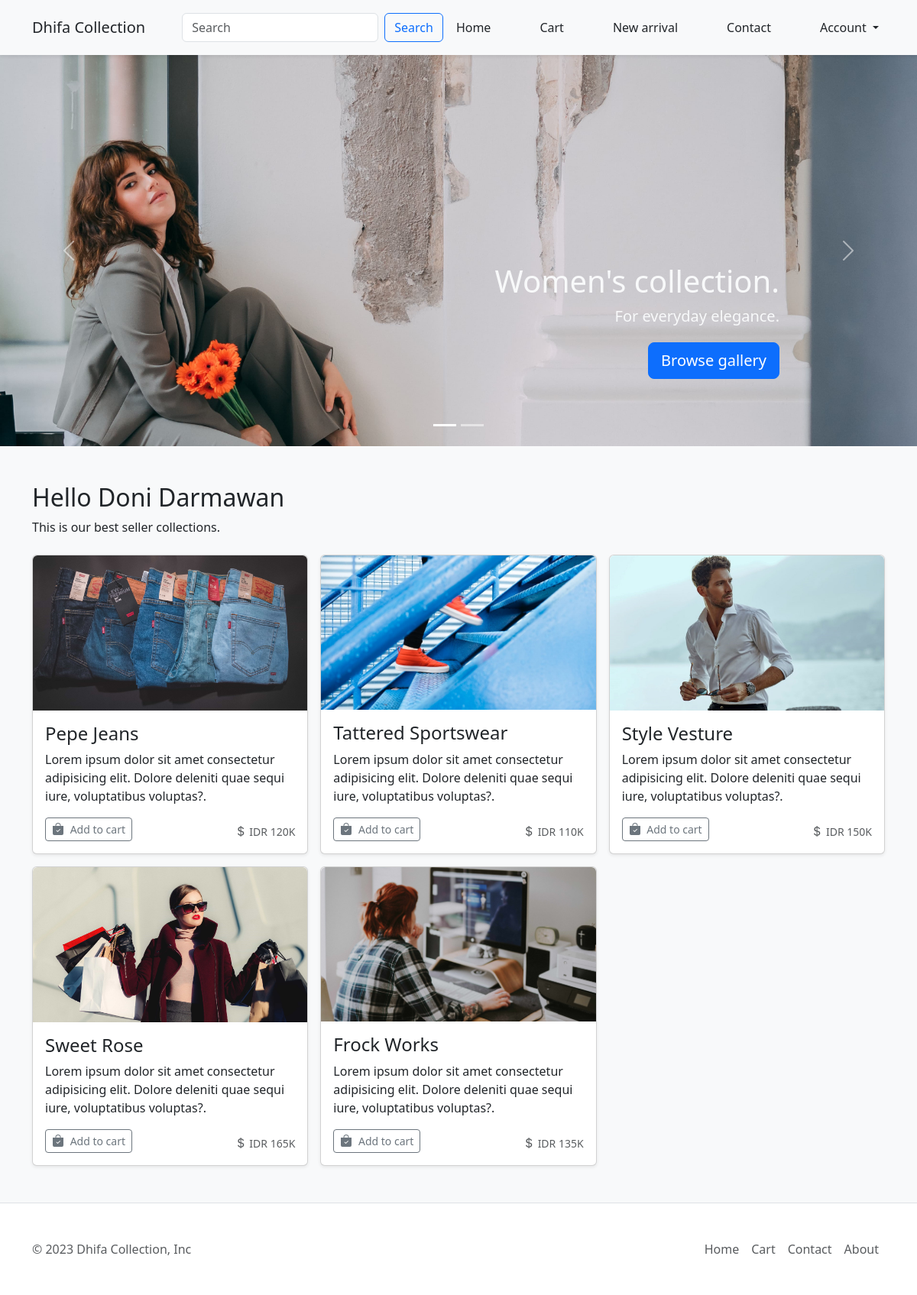
/ (signed in), run on an earlier commit of the app's database.
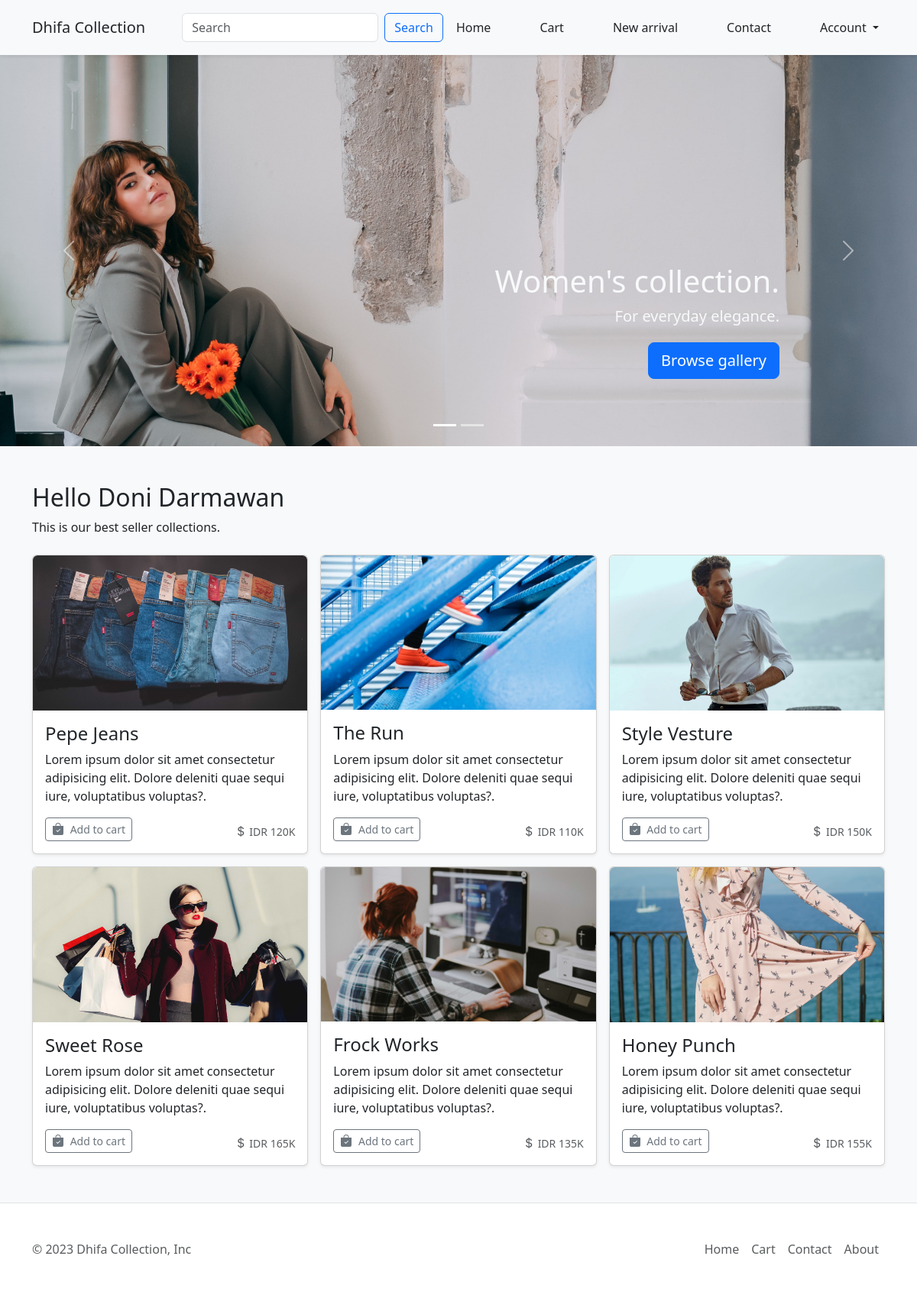
And on a later commit of the database.
### tables this page shows
CREATE TABLE `products` (
  `product_id` int(11) NOT NULL AUTO_INCREMENT,
  `name` varchar(100) NOT NULL,
  `price` bigint(20) NOT NULL,
  `qty` int(11) NOT NULL,
  PRIMARY KEY (`product_id`)
);

### src/Controller/HomeController.php (called while the page is built, shortened)
<?php
class HomeController
{
    public function home()
    {
        $connection = Database::get_connection();
        $sql = "SELECT product_id, name, price FROM products";
        $statement = $connection->prepare($sql);
        $statement->execute();
        $products = $statement->fetchAll();
        $model = [
            "title" => "Dhifa Collection",
            "content" => "Dhifa Collection",
            "navbar" => Navbar::get_navbar(),
            "products" => $products
        ];
        View::render("HomeController/home", $model);
    }
}

### public/index.php (called while the page is built, shortened)
<?php
Router::run();

### src/App/View.php (called while the page is built, shortened)
<?php
class View
{
    public static function render(string $path, array $model)
    {
        require_once __DIR__ . "/../View/" . $path . ".php";
    }
}

### src/View/HomeController/home.php (the view, shortened to what this page needs)
<!DOCTYPE html>
<html lang="en">
<head>
    <link href="https://cdn.jsdelivr.net/npm/bootstrap@5.3.0/dist/css/bootstrap.min.css" rel="stylesheet">
</head>
<body>
    <?= $model["navbar"]; ?>
    <div id="myCarousel" class="carousel slide mb-0" data-bs-ride="carousel" data-bs-theme="light">
        <div class="carousel-indicators">
            <button type="button" data-bs-target="#myCarousel" data-bs-slide-to="0" class="active" aria-current="true" aria-label="Slide 1"></button>
            <button type="button" data-bs-target="#myCarousel" data-bs-slide-to="1" aria-label="Slide 2"></button>
        </div>
        <div class="carousel-inner">
            <div style="background-image: url('img/womens.jpg'); background-size: cover;" class="carousel-item active">
                <div class="container">
                    <div class="carousel-caption text-end text-light ">
                        <h1>Women's collection.</h1>
                        <p>For everyday elegance.</p>
                        <p><a class="btn btn-lg btn-primary" href="#">Browse gallery</a></p>
                    </div>
                </div>
            </div>
        </div>
        <button class="carousel-control-prev" type="button" data-bs-target="#myCarousel" data-bs-slide="prev">
            <span class="carousel-control-prev-icon" aria-hidden="true"></span>
        </button>
        <button class="carousel-control-next" type="button" data-bs-target="#myCarousel" data-bs-slide="next">
            <span class="carousel-control-next-icon" aria-hidden="true"></span>
        </button>
    </div>
    <div class="album py-5 bg-body-tertiary">
        <div class="container">
            <h2>
                Hello <?= $_SESSION["fullname"] ?>
            </h2>
            <p class="mb-4 text-lg-start">This is our best seller collections.</p>
            <div class="row row-cols-1 row-cols-sm-2 row-cols-lg-3 g-3">
                <?php
                foreach ($model["products"] as $product) {
                ?>
                    <div class="col">
                        <div class="card  shadow-sm">
                            <img class="rounded-top img-fluid" src="img/<?php echo $product["product_id"] ?>.jpg" alt="<?php echo $product["name"] ?>">
                            <div class="card-body">
                                <h4><?php echo $product["name"] ?></h4>
                                <p class="card-text">Lorem ipsum dolor sit amet consectetur adipisicing elit. Dolore deleniti quae sequi iure, voluptatibus voluptas?.</p>
                                <div class="d-flex justify-content-between align-items-center">
                                    <div class="btn-group">
                                        <button product_id="<?php echo $product["product_id"] ?>" product_name="<?php echo $product["name"] ?>" price="<?php echo $product["price"] ?>" type="button" class="myButton btn btn-sm btn-outline-secondary">
                                            Add to cart</button>
                                    </div>
                                    <small class="text-body-secondary">
                                        IDR
                                        <?php echo $product["price"] ?>K
                                    </small>
                                </div>
                            </div>
                        </div>
                    </div>
                <?php
                }
                ?>
            </div>
        </div>
    </div>
    <div class="border-top">
        <div class="container">
            <footer class="d-flex flex-wrap justify-content-between align-items-center py-3 my-4 ">
                <p class="col-md-4 mb-0 text-body-secondary">&copy; 2023 Dhifa Collection, Inc</p>
                <ul class="nav col-md-4 justify-content-end">
                    <li class="nav-item"><a href="#" class="nav-link px-2 text-body-secondary">Home</a></li>
                    <li class="nav-item"><a href="#" class="nav-link px-2 text-body-secondary">Cart</a></li>
                    <li class="nav-item"><a href="#" class="nav-link px-2 text-body-secondary">Contact</a></li>
                    <li class="nav-item"><a href="#" class="nav-link px-2 text-body-secondary">About</a></li>
                </ul>
            </footer>
        </div>
    </div>
</body>
</html>

### src/App/Router.php (shortened to what this page needs)
<?php
class Router
{
    private static array $routes = [];
    public static function add(
        string $method,
        string $path,
        string $controller,
        string $function,
        array $middleware = [],
    ): void {
        self::$routes[] = [
            'method' => $method,
            'path' => $path,
            'controller' => $controller,
            'function' => $function,
            'middleware' => $middleware
        ];
    }
    public static function run(): void
    {
        $path = "/";
        $method = $_SERVER["REQUEST_METHOD"];
        foreach (self::$routes as $route) {
            if ($path == $route['path'] && $method == $route['method']) {
                $function = $route["function"];
                $controller = new $route["controller"];
                $controller->$function();
                return;
            }
        }
    }
}

### src/View/Navbar.php (shortened to what this page needs)
<?php
class Navbar
{
    public static function get_navbar(): string
    {
        return  <<<NAVBAR
        <nav class="sticky-top navbar navbar-expand-lg bg-body-tertiary zindex-fixed shadow-sm">
            <div class="container py-2">
                <a class="text-dark fw-medium me-xl-5 me-lg-3 navbar-brand" href="#">Dhifa Collection</a>
                <button class="focus-ring navbar-toggler" style="--bs-focus-ring-width: 0" type="button" data-bs-toggle="collapse" data-bs-target="#navbarSupportedContent" aria-controls="navbarSupportedContent" aria-expanded="false" aria-label="Toggle navigation">
                    <span class="navbar-toggler-icon"></span>
                </button>
                <div class="mt-4 mt-lg-0 collapse navbar-collapse" id="navbarSupportedContent">
                    <form class="d-flex" role="search">
                        <input class="form-control me-2" type="search" placeholder="Search" aria-label="Search">
                        <button class="btn btn-outline-primary" type="submit">Search</button>
                    </form>
                    <ul class="navbar-nav ms-auto mb-2 mb-lg-0">
                        <li class="nav-item me-xl-5 me-lg-3">
                            <a class="text-dark nav-link" aria-current="page" href="/">Home</a>
                        </li>
                        <li class="nav-item me-xl-5 me-lg-3">
                            <a class="text-dark nav-link" href="cart">Cart</a>
                        </li>
                        <li class="nav-item me-xl-5 me-lg-3">
                            <a class="text-dark nav-link" href="/products">New arrival</a>
                        </li>
                        <li class="nav-item me-xl-5 me-lg-3">
                            <a class="text-dark nav-link" href="#">Contact</a>
                        </li>
                        <li class="nav-item dropdown">
                            <a class="text-dark nav-link dropdown-toggle" href="#" role="button" data-bs-toggle="dropdown" aria-expanded="false">
                                Account
                            </a>
                            <ul class="dropdown-menu">
                                <li><a class="text-dark dropdown-item" href="#">Edit Account</a></li>
                                <li><a class="text-light bg-danger dropdown-item" href="/logout">Logout</a></li>
                            </ul>
                        </li>
                    </ul>
                </div>
            </div>
        </nav>
        NAVBAR;
    }
}

### src/View/HomeController/home.php (style rules this page uses)
.bi { vertical-align: -.125em; fill: currentColor; }
.carousel { margin-bottom: 4rem; }
.carousel-caption { bottom: 3rem; z-index: 10; }
.carousel-item { height: 32rem; }
@media (min-width: 40em) { .carousel-caption p { margin-bottom: 1.25rem; font-size: 1.25rem; line-height: 1.4; } }

What changed in the data, as far as the page shows it:
changed products: name "Tattered Sportswear" → "The Run"
added products: shows a picture, name "Honey Punch", price "155"
